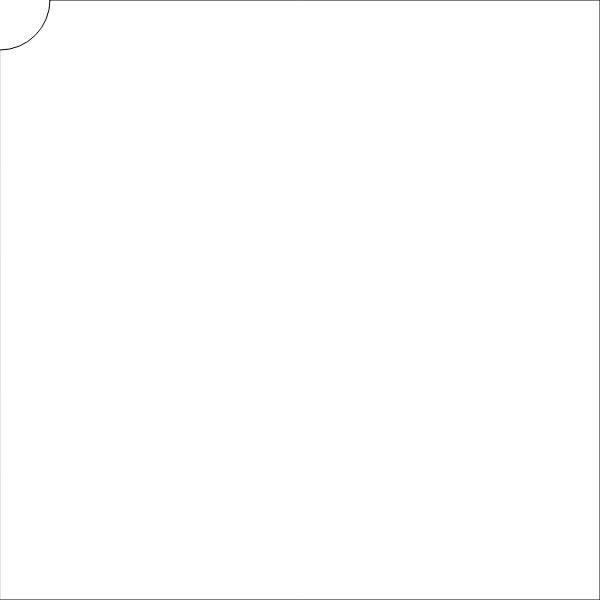
Frame 1 (no input)
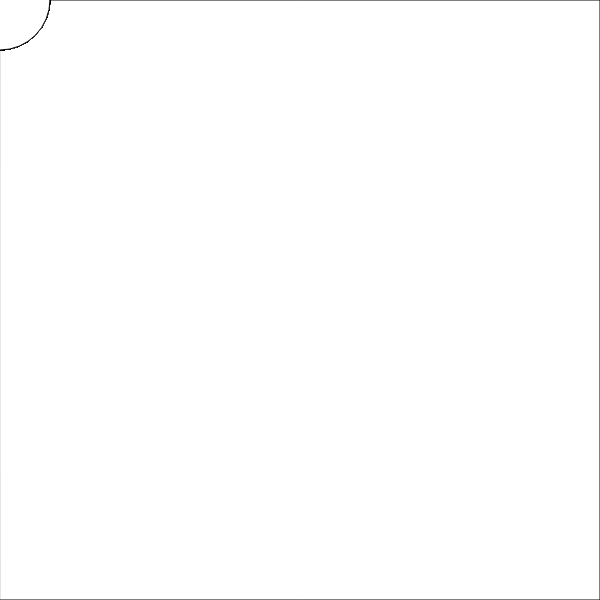
Frame 60 (no input)
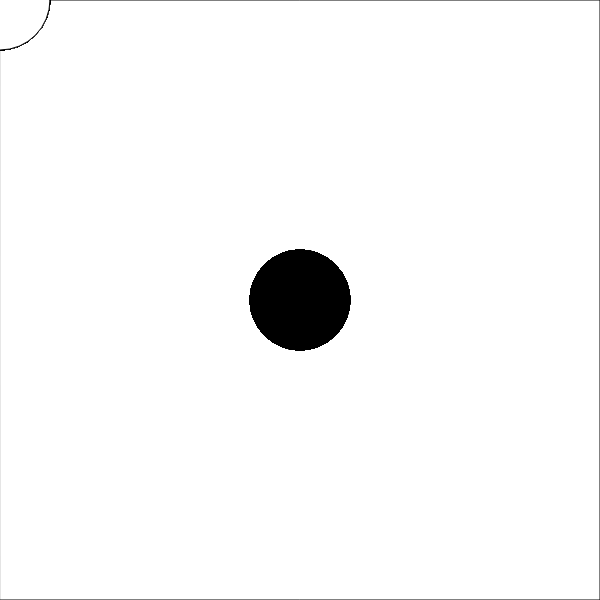
Frame 120 (the mouse pressed at the canvas centre since frame 60)

The p5.js sketch that drew these frames (run headless with seeded random() and noise() and a simulated clock; from frame 60 on, the mouse is pressed at the canvas centre):

// p5.js sketch
// ── sketch.js
function setup() {
    createCanvas(600, 600);
    // creates a square shape with a thin black border around the canvas
    square(0, 0, 600); // x, y, size
    // start with the mouse coordinates outside of the canvas so it doesn't render a circle on setup
    mouseX = -300;
    mouseY = -300;
}

function draw() {
    // background('magenta');
    // textSize(40);
    // text('Hello, world!', 40, 360);

    // when mouse button is pressed, circles turn black
    if (mouseIsPressed === true) {
        fill(0);
    } else {
        fill(255);
    }

    // white circles drawn at mouse position
    circle(mouseX, mouseY, 100);
}
